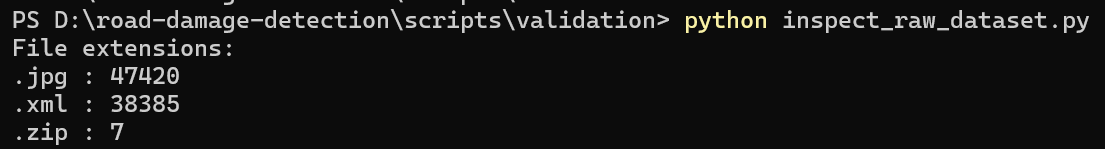
#> input picture docs/images/01_raw_dataset_extensions.png, 1105 x 149 px; its folder holds only this picture in this run
$ python normalize_color.py
#> lines starting #> are read from the running program, lines starting #| are printed output that depends on the picture
#> in process_dataset, image is the input picture: shape (149, 1105, 3); mean B, G, R 21.7, 22, 22
from pathlib import Path

import cv2
import numpy as np


# =========================
# Config
# =========================

INPUT_ROOT = Path(
    r"D:\rdd_project\data\yolo_dataset\images"
)

OUTPUT_ROOT = Path(
    r"D:\rdd_project\data\yolo_dataset_color_normalized\images"
)

TRAIN_DIR = (
    INPUT_ROOT
    / "train"
)

IMAGE_SUFFIXES = {
    ".jpg",
    ".jpeg",
    ".png"
}


# =========================
# Calculate target statistics
# =========================

def calculate_train_statistics(
    train_dir: Path
):

    image_paths = [
        path
        for path in train_dir.rglob("*")
        if (
            path.is_file()
            and path.suffix.lower()
            in IMAGE_SUFFIXES
        )
    ]

    print(
        f"Train images : "
        f"{len(image_paths)}"
    )

    channel_sum = np.zeros(
        3,
        dtype=np.float64
    )

    channel_sq_sum = np.zeros(
        3,
        dtype=np.float64
    )

    pixel_count = 0

    for index, image_path in enumerate(
        image_paths,
        start=1
    ):

        image = cv2.imread(
            str(image_path)
        )

        if image is None:
            continue

        # Only resize for statistics
        # Makes calculation much faster
        image_small = cv2.resize(
            image,
            (256, 256)
        )

        lab = cv2.cvtColor(
            image_small,
            cv2.COLOR_BGR2LAB
        ).astype(
            np.float32
        )

        pixels = lab.reshape(
            -1,
            3
        )

        channel_sum += (
            pixels.sum(
                axis=0
            )
        )

        channel_sq_sum += (
            np.square(
                pixels
            ).sum(
                axis=0
            )
        )

        pixel_count += (
            pixels.shape[0]
        )

        if index % 500 == 0:

            print(
                f"Statistics : "
                f"{index}/"
                f"{len(image_paths)}"
            )

    mean = (
        channel_sum
        / pixel_count
    )

    variance = (
        channel_sq_sum
        / pixel_count
        - np.square(mean)
    )

    std = np.sqrt(
        variance
    )

    return (
        mean,
        std
    )


# =========================
# Normalize one image
# =========================

def normalize_image(
    image,
    target_mean,
    target_std
):

    lab = cv2.cvtColor(
        image,
        cv2.COLOR_BGR2LAB
    ).astype(
        np.float32
    )
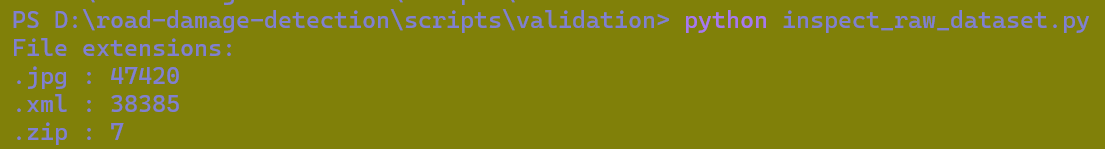
#> lab: shape (149, 1105, 3) float32; mean B, G, R 19.5, 128, 128.1

    source_mean = lab.mean(
        axis=(0, 1)
    )
#> source_mean = [19.54, 128, 128.1]

    source_std = lab.std(
        axis=(0, 1)
    )
#> source_std = [42.1, 0.426, 1.99]

    # Prevent division by zero
    source_std = np.maximum(
        source_std,
        1e-6
    )

    normalized = (
        (
            lab
            - source_mean
        )
        / source_std
    )
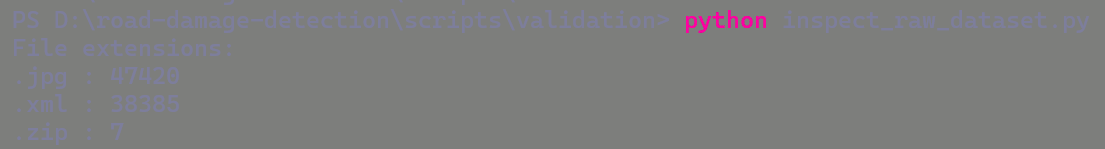
#> normalized: shape (149, 1105, 3) float32; mean B, G, R 0.000156, 4.07e-05, -9.78e-05; drawn with min black and max white

    normalized = (
        normalized
        * target_std
        + target_mean
    )
#> normalized: shape (149, 1105, 3) float64; every value is NaN or infinite

    normalized = np.clip(
        normalized,
        0,
        255
    ).astype(
        np.uint8
    )
#> normalized: shape (149, 1105, 3); every value is 0

    result = cv2.cvtColor(
        normalized,
        cv2.COLOR_LAB2BGR
    )
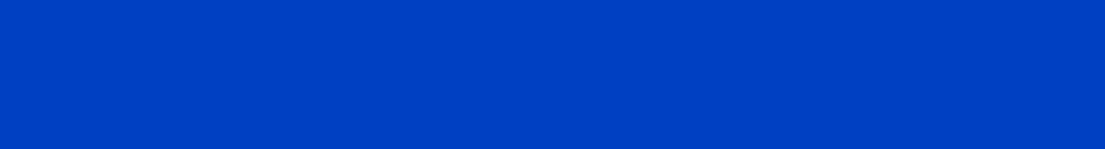
#> result: shape (149, 1105, 3); mean B, G, R 194, 64, 0

    return result


# =========================
# Process dataset
# =========================

def process_dataset(
    target_mean,
    target_std
):

    image_paths = [
        path
        for path in INPUT_ROOT.rglob("*")
        if (
            path.is_file()
            and path.suffix.lower()
            in IMAGE_SUFFIXES
        )
    ]

    print(
        f"Total images : "
        f"{len(image_paths)}"
    )

    for index, image_path in enumerate(
        image_paths,
        start=1
    ):

        image = cv2.imread(
            str(image_path)
        )

        if image is None:

            print(
                f"Failed : "
                f"{image_path}"
            )

            continue

        normalized = normalize_image(
            image=image,
            target_mean=target_mean,
            target_std=target_std
        )

        relative_path = (
#> (the run stopped early here; a loop or call above may not have finished)

$ run again, on docs/images/02_raw_dataset_extensions.png
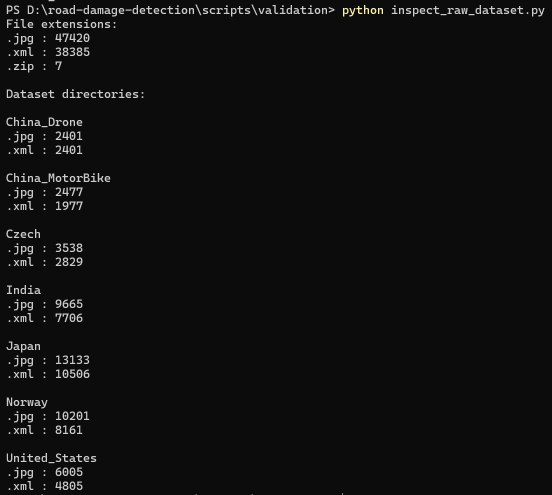
#> input picture docs/images/02_raw_dataset_extensions.png, 1104 x 990 px (shown at 1/2 size)
#> in process_dataset, image is the input picture: shape (990, 1104, 3); mean B, G, R 16.2, 16.2, 16.2
#> in normalize_image, `lab = cv2.cvtColor( image, cv2.COLOR_BGR2LAB ).astype( np.float32 )`:
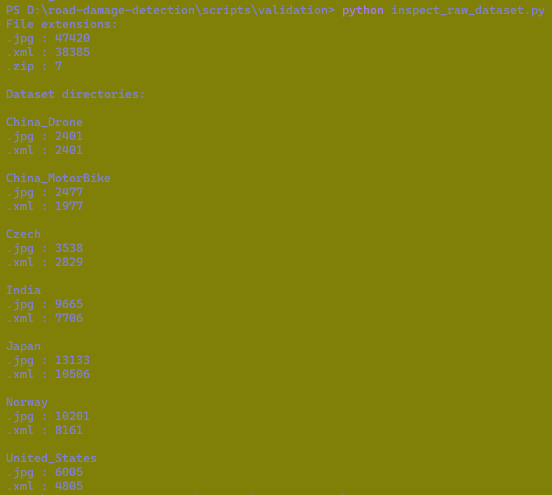
#> lab: shape (990, 1104, 3) float32 (shown at 1/2 size); mean B, G, R 13.5, 128, 128
#> source_mean = [13.47, 128, 128]
#> source_std = [27.72, 0.166, 0.774]
#> in normalize_image, `normalized = ( ( lab - source_mean ) / source_std )`:
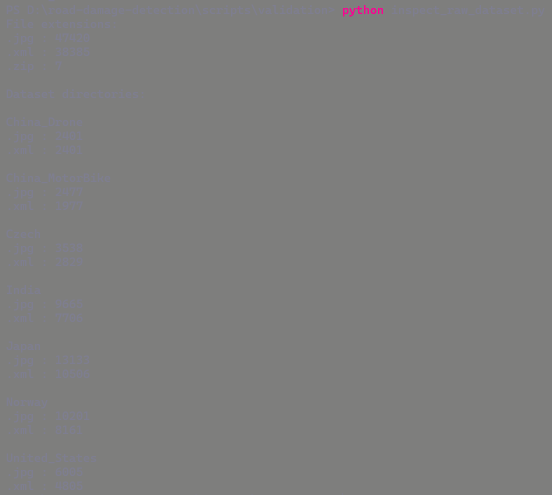
#> normalized: shape (990, 1104, 3) float32 (shown at 1/2 size); mean B, G, R 0, 0, 0; drawn with min black and max white
